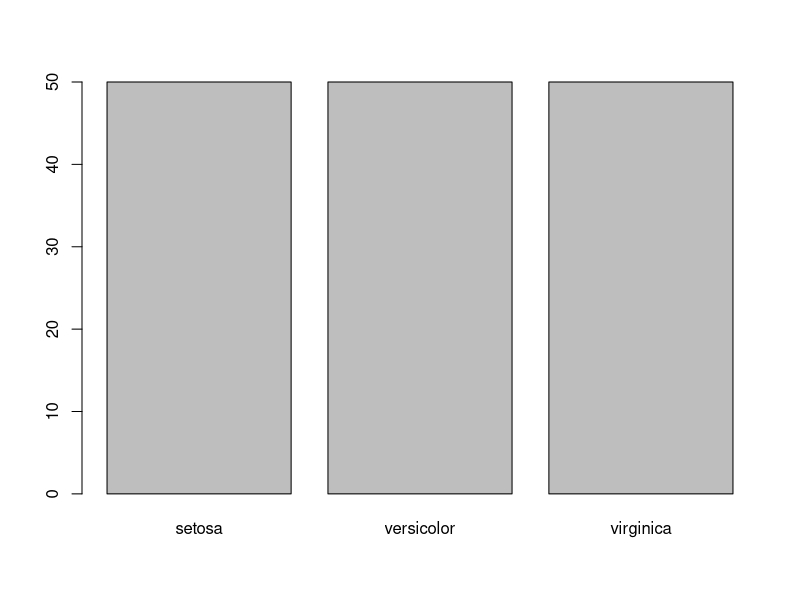

This figure's R source: (Note: this script raises an error after producing the figure.)
library(datasets) 
head(iris)
#?plot # will provide you with help if you put a ?

plot(iris$Species) #categorical variable
plort(iris$Petal.Length) #quantitative variable
plot(iris$Petal.Width)
plot(iris$Species, iris$Petal.Width) # Cat x quant # automatically will do a box plot
plot(iris$Petal.Length, iris$Petal.width) # Quant pair
plot(iris) # entire matrix of scatter plots

#plot with options
plot(iris$Petal.Length, iris$Petal.width,
     col = "#cc0000", # Hex code for datalab.cc red
     pch = 19, # point character # solid circle
     main = "Iris: Petal Length vs Petal Width",
     xLab = "Petal Length", 
     yLab = "Petal Width")


plot(cos, 0, 2*pi)
plot(exp, 1, 5)
plot(dnorm, -3, +3)

# Formula plot with options
plot(dnorm, -3, +3,
     col = "#cc0000",
     lwd = 5,
     main = "Standard Normal Distribution",
     xlab = "z-scores",
     ylab = "Density")



##################### clean up ###########################

# Clear packages
detach("package:datasets", unload = TRUE)
